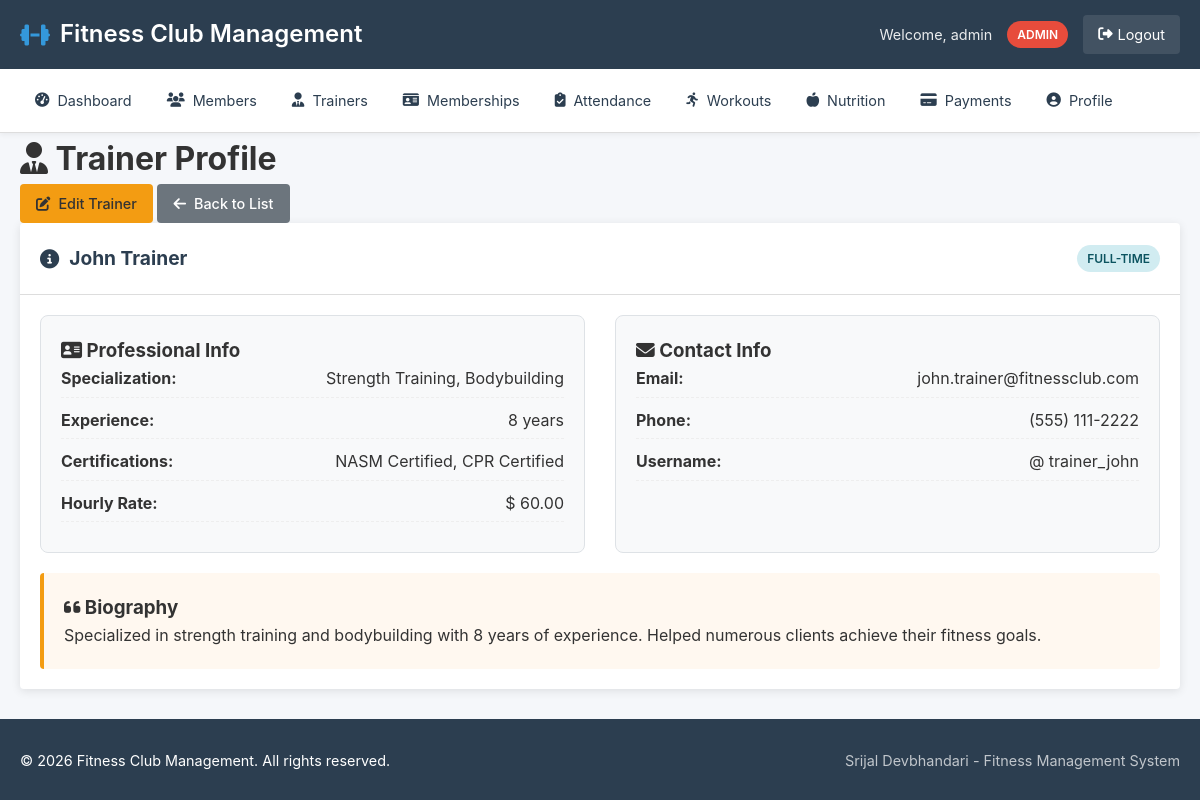
The page /trainers/view.php?id=1 (signed in) on the database its author committed.
### tables this page shows
CREATE TABLE trainers (
    id INT PRIMARY KEY AUTO_INCREMENT,
    user_id INT UNIQUE,
    full_name VARCHAR(100) NOT NULL,
    email VARCHAR(100) UNIQUE NOT NULL,
    phone VARCHAR(20),
    specialization VARCHAR(100),
    certification TEXT,
    experience_years INT DEFAULT 0,
    hourly_rate DECIMAL(10,2),
    availability ENUM('Full-time', 'Part-time', 'Weekends') DEFAULT 'Full-time',
    bio TEXT,
    profile_image VARCHAR(255),
    created_at TIMESTAMP DEFAULT CURRENT_TIMESTAMP,
    FOREIGN KEY (user_id) REFERENCES users(id) ON DELETE CASCADE
);

CREATE TABLE users (
    id INT PRIMARY KEY AUTO_INCREMENT,
    username VARCHAR(50) UNIQUE NOT NULL,
    email VARCHAR(100) UNIQUE NOT NULL,
    password_hash VARCHAR(255) NOT NULL,
    role ENUM('admin', 'trainer', 'member') DEFAULT 'member',
    created_at TIMESTAMP DEFAULT CURRENT_TIMESTAMP,
    last_login DATETIME,
    status ENUM('active', 'inactive') DEFAULT 'active'
);

### includes/functions.php (called while the page is built, shortened)
<?php
function has_role($role)
{
    return isset($_SESSION['user_role']) && $_SESSION['user_role'] === $role;
}
function is_admin()
{
    return has_role('admin');
}
function e($string)
{
    return htmlspecialchars($string ?? '', ENT_QUOTES, 'UTF-8');
}
?>

### public/trainers/view.php (the view, shortened to what this page needs)
<?php
require_once '../../config/config.php';
require_once '../../includes/functions.php';
$id = isset($_GET['id']) ? (int) $_GET['id'] : 0;
$stmt = $pdo->prepare("
    SELECT t.*, u.username, u.created_at as account_created
    FROM trainers t
    LEFT JOIN users u ON t.user_id = u.id
    WHERE t.id = ?
");
$stmt->execute([$id]);
$trainer = $stmt->fetch();
include '../../includes/header.php';
?>
<div class="content-header">
    <h1><i class="fas fa-user-tie"></i> Trainer Profile</h1>
    <div class="header-actions">
        <?php if (is_admin()): ?>
            <a href="edit.php?id=<?php echo $id; ?>" class="btn btn-warning">
                <i class="fas fa-edit"></i> Edit Trainer
            </a>
        <?php endif; ?>
        <a href="index.php" class="btn btn-secondary">
            <i class="fas fa-arrow-left"></i> Back to List
        </a>
    </div>
</div>
<div class="content-card">
    <div class="card-header">
        <h2><i class="fas fa-info-circle"></i>
            <?php echo e($trainer['full_name']); ?>
        </h2>
        <span class="badge info">
            <?php echo e($trainer['availability']); ?>
        </span>
    </div>
    <div class="card-body">
        <div class="profile-grid">
            <div class="profile-section">
                <h3><i class="fas fa-address-card"></i> Professional Info</h3>
                <div class="detail-item">
                    <strong>Specialization:</strong>
                    <span>
                        <?php echo e($trainer['specialization'] ?: 'General'); ?>
                    </span>
                </div>
                <div class="detail-item">
                    <strong>Experience:</strong>
                    <span>
                        <?php echo e($trainer['experience_years']); ?> years
                    </span>
                </div>
                <div class="detail-item">
                    <strong>Certifications:</strong>
                    <span>
                        <?php echo e($trainer['certification'] ?: 'N/A'); ?>
                    </span>
                </div>
                <div class="detail-item">
                    <strong>Hourly Rate:</strong>
                    <span>$
                        <?php echo number_format($trainer['hourly_rate'], 2); ?>
                    </span>
                </div>
            </div>
            <div class="profile-section">
                <h3><i class="fas fa-envelope"></i> Contact Info</h3>
                <div class="detail-item">
                    <strong>Email:</strong>
                    <span>
                        <?php echo e($trainer['email']); ?>
                    </span>
                </div>
                <div class="detail-item">
                    <strong>Phone:</strong>
                    <span>
                        <?php echo e($trainer['phone'] ?: 'N/A'); ?>
                    </span>
                </div>
                <div class="detail-item">
                    <strong>Username:</strong>
                    <span>@
                        <?php echo e($trainer['username'] ?: 'N/A'); ?>
                    </span>
                </div>
            </div>
        </div>
        <?php if ($trainer['bio']): ?>
            <div class="bio-section mt-20">
                <h3><i class="fas fa-quote-left"></i> Biography</h3>
                <p>
                    <?php echo nl2br(e($trainer['bio'])); ?>
                </p>
            </div>
        <?php endif; ?>
    </div>
</div>
<?php include '../../includes/footer.php'; ?>

### assets/css/style.css (style rules this page uses)
* { margin: 0; padding: 0; box-sizing: border-box; }
:root { --primary-color: #2c3e50; --secondary-color: #3498db; --success-color: #27ae60; --warning-color: #f39c12; --danger-color: #e74c3c; --info-color: #2980b9; --light-color: #ecf0f1; --dark-color: #2c3e50; --gray-color: #95a5a6; --border-color: #ddd; --shadow: 0 2px 10px rgba(0, 0, 0, 0.1); --border-radius: 4px; --transition: all 0.3s ease; }
body { font-family: -apple-system, BlinkMacSystemFont, 'Segoe UI', Roboto, Oxygen, Ubuntu, sans-serif; line-height: 1.6; color: #333; background-color: #f5f7fa; min-height: 100vh; display: flex; flex-direction: column; }
.content-card { background: white; border-radius: var(--border-radius); box-shadow: var(--shadow); margin-bottom: 30px; overflow: hidden; }
.card-header { padding: 20px; border-bottom: 1px solid var(--border-color); display: flex; justify-content: space-between; align-items: center; }
.card-header h2 { font-size: 1.2rem; color: var(--dark-color); display: flex; align-items: center; gap: 10px; }
.card-body { padding: 20px; }
.status-badge, .badge { display: inline-block; padding: 4px 10px; border-radius: 20px; font-size: 0.75rem; font-weight: 600; text-transform: uppercase; }
.status-badge.info, .badge.info { background-color: #d1ecf1; color: #0c5460; }
.btn { display: inline-flex; align-items: center; justify-content: center; gap: 8px; padding: 8px 16px; border: none; border-radius: var(--border-radius); font-size: 0.9rem; font-weight: 500; text-decoration: none; cursor: pointer; transition: var(--transition); white-space: nowrap; }
.btn-secondary { background-color: #6c757d; color: white; }
.btn-warning { background-color: var(--warning-color); color: #333; }
.mt-20 { margin-top: 20px; }

### public/trainers/view.php (style rules this page uses)
.profile-grid { display: grid; grid-template-columns: repeat(auto-fit, minmax(300px, 1fr)); gap: 30px; }
.profile-section { background: #f8f9fa; padding: 20px; border-radius: 8px; border: 1px solid #dee2e6; }
.detail-item { display: flex; justify-content: space-between; margin-bottom: 10px; padding-bottom: 5px; border-bottom: 1px dashed #eee; }
.mt-20 { margin-top: 20px; }
.bio-section { padding: 20px; background: #fff8f0; border-left: 4px solid #f39c12; border-radius: 4px; }

### rows shown on the page
trainers: full_name "John Trainer", availability "FULL-TIME", specialization "Strength Training, Bodybuilding", experience_years "8", certification "NASM Certified, CPR Certified", hourly_rate "60.00", email "john.trainer@fitnessclub.com", phone "(555) 111-2222", user.username "trainer_john", bio "Specialized in strength training and bodybuilding with 8 years of experience. Helped numerous clients achieve their fitness goals."

### other values the page prints
SITE_NAME "Fitness Club Management"
$_SESSION['user_name'] "admin"
$_SESSION['user_role'] "ADMIN"
